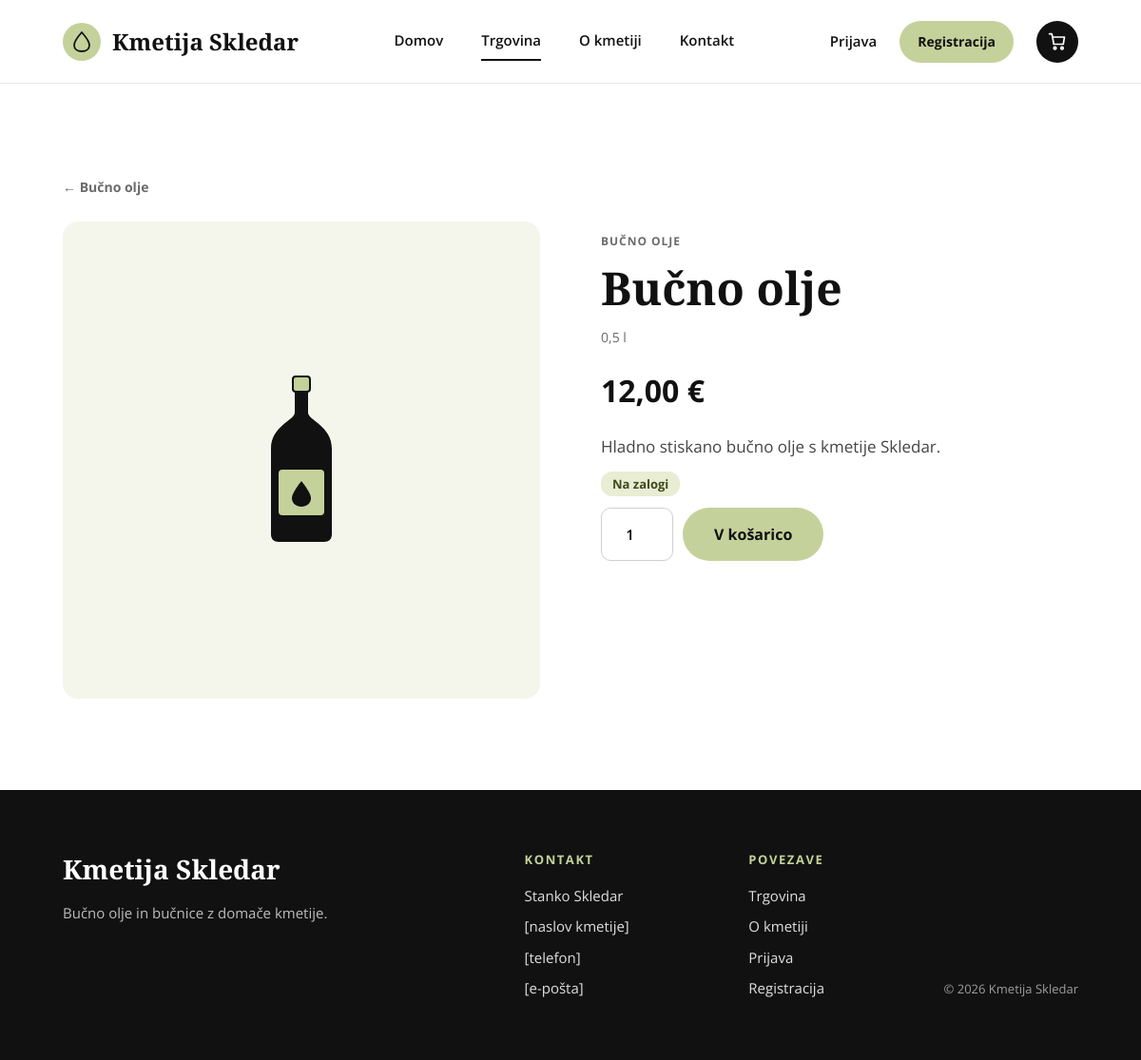
The app's page /izdelek.php?id=2 with its own data.
### tables this page shows
CREATE TABLE products (
    id_product   INT AUTO_INCREMENT PRIMARY KEY,
    id_category  INT NOT NULL,
    name         VARCHAR(100) NOT NULL,
    description  TEXT,
    price        DECIMAL(8,2) NOT NULL CHECK (price >= 0),
    packaging    VARCHAR(30)  NOT NULL,           
    stock        INT NOT NULL DEFAULT 0 CHECK (stock >= 0),
    image        VARCHAR(255),                    
    active       TINYINT(1) NOT NULL DEFAULT 1,   
    featured     TINYINT(1) NOT NULL DEFAULT 0,   
    created_at   DATETIME NOT NULL DEFAULT CURRENT_TIMESTAMP,
    FOREIGN KEY (id_category) REFERENCES categories(id_category)
);

CREATE TABLE categories (
    id_category  INT AUTO_INCREMENT PRIMARY KEY,
    name         VARCHAR(50) NOT NULL,
    description  TEXT
);

### includes/auth.php (called while the page is built, shortened)
<?php
function e($value): string
{
    return htmlspecialchars((string) $value, ENT_QUOTES, 'UTF-8');
}
function money($amount): string
{
    return number_format((float) $amount, 2, ',', '.') . ' €';
}
function url(string $path = ''): string
{
    return BASE . ltrim($path, '/');
}

### includes/slike.php (called while the page is built, shortened)
<?php
require_once __DIR__ . '/ikone.php';
function product_image(array $p): string
{
    return product_art((int) $p['id_category']);
}

### izdelek.php (the view, shortened to what this page needs)
<?php
require_once __DIR__ . '/includes/cart.php';
require_once __DIR__ . '/includes/slike.php';
$stmt = $pdo->prepare(
    'SELECT p.id_product, p.id_category, p.name, p.description, p.packaging, p.price, p.stock, p.image, c.name AS category
     FROM products p JOIN categories c ON c.id_category = p.id_category
     WHERE p.id_product = ? AND p.active = 1'
);
$stmt->execute([(int) ($_GET['id'] ?? 0)]);
$p = $stmt->fetch();
    ?>
    <?php
require __DIR__ . '/includes/header.php';
?>
<main class="section">
    <a href="<?= url('trgovina.php?kategorija=' . $p['id_category']) ?>" class="back-link">← <?= e($p['category']) ?></a>
    <article class="product-detail">
        <div class="product-detail-img reveal"><?= product_image($p) ?></div>
        <div class="product-detail-info reveal reveal-2">
            <div class="product-cat"><?= e($p['category']) ?></div>
            <h1><?= e($p['name']) ?></h1>
            <div class="product-pack"><?= e($p['packaging']) ?></div>
            <div class="price price-lg"><?= money($p['price']) ?></div>
            <?php if ($p['description']): ?>
                <p class="product-desc"><?= nl2br(e($p['description'])) ?></p>
            <?php endif; ?>
            <div>
                <?php if ($p['stock'] > 0): ?>
                    <span class="badge badge-ok">Na zalogi</span>
                <?php else: ?>
                    <span class="badge badge-warn">Trenutno ni na zalogi</span>
                <?php endif; ?>
            </div>
            <?= add_to_cart_form($p, true) ?>
        </div>
    </article>
</main>
<?php require __DIR__ . '/includes/footer.php'; ?>

### assets/css/style.css (style rules this page uses)
:root { --black: #111111; --white: #ffffff; --green: #C5D19A; --green-dark: #7F8F4A; --green-tint: #F4F6EC; --green-tint-2: #E4E9CF; --line: #E5E5E5; --line-strong: #CFCFCF; --text-2: #444444; --muted: #6B6B6B; --error: #A12622; --error-bg: #FBEAEA; --ok-text: #3E4A1C; --ok-bg: #E8EDD3; --radius: 12px; --pill: 999px; --serif: 'Playfair Display', Georgia, serif; --sans: 'Open Sans', system-ui, sans-serif; --pad-x: clamp(20px, 5.5vw, 80px); }
*, *::before, *::after { box-sizing: border-box; }
body { margin: 0; font-family: var(--sans); color: var(--black); background: var(--white); line-height: 1.5; -webkit-font-smoothing: antialiased; }
a { color: var(--black); text-decoration: none; }
h1, h2, h3 { font-family: var(--serif); font-weight: 700; line-height: 1.1; margin: 0; }
.section { padding: 96px var(--pad-x); }
.product-cat { font-size: 12px; font-weight: 700; letter-spacing: .08em; text-transform: uppercase; color: var(--muted); }
.product-pack { font-size: 14px; color: var(--muted); }
.price { font-size: 20px; font-weight: 700; }
.product-detail { display: grid; grid-template-columns: minmax(0, 1fr) minmax(0, 1fr); gap: 64px; align-items: start; margin-top: 16px; }
.product-detail-img { aspect-ratio: 1; border-radius: 16px; overflow: hidden; background: var(--green-tint); display: flex; align-items: center; justify-content: center; }
.product-detail-info { display: flex; flex-direction: column; gap: 14px; align-items: flex-start; padding-top: 12px; }
.product-detail-info h1 { font-size: clamp(36px, 4vw, 56px); }
.price-lg { font-size: 32px; margin: 8px 0; }
.product-desc { margin: 0; color: var(--text-2); font-size: 17px; max-width: 520px; }
.badge { padding: 4px 12px; border-radius: 12px; font-size: 13px; font-weight: 700; white-space: nowrap; }
.badge-ok { background: var(--ok-bg); color: var(--ok-text); }
.back-link { display: inline-block; margin-bottom: 10px; font-size: 14px; font-weight: 700; color: var(--muted); }
@media (prefers-reduced-motion: no-preference) { .reveal { animation: reveal .6s cubic-bezier(.2, .7, .2, 1) both; } }
@media (prefers-reduced-motion: no-preference) { .reveal-2 { animation-delay: .08s; } }

### records on screen
products: id_category.name "Bučno olje", id_category.name "BUČNO OLJE", name "Bučno olje", packaging "0,5 l", price "12,00 €", description "Hladno stiskano bučno olje s kmetije Skledar."
